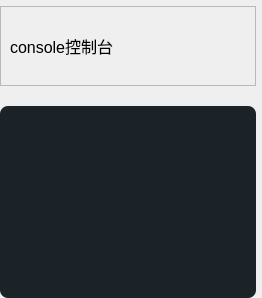
               <widget class="QWidget" name="page_console">
                <layout class="QVBoxLayout" name="verticalLayout_13">
                 <property name="spacing">
                  <number>20</number>
                 </property>
                 <property name="leftMargin">
                  <number>0</number>
                 </property>
                 <property name="topMargin">
                  <number>6</number>
                 </property>
                 <property name="rightMargin">
                  <number>6</number>
                 </property>
                 <property name="bottomMargin">
                  <number>0</number>
                 </property>
                 <item>
                  <widget class="QFrame" name="frame_8">
                   <property name="frameShape">
                    <enum>QFrame::Shape::StyledPanel</enum>
                   </property>
                   <property name="frameShadow">
                    <enum>QFrame::Shadow::Raised</enum>
                   </property>
                   <layout class="QHBoxLayout" name="horizontalLayout_8">
                    <item>
                     <widget class="QLabel" name="label">
                      <property name="minimumSize">
                       <size>
                        <width>0</width>
                        <height>60</height>
                       </size>
                      </property>
                      <property name="maximumSize">
                       <size>
                        <width>16777215</width>
                        <height>60</height>
                       </size>
                      </property>
                      <property name="text">
                       <string>&lt;html&gt;&lt;head/&gt;&lt;body&gt;&lt;p&gt;&lt;span style=&quot; font-size:12pt;&quot;&gt;console控制台&lt;/span&gt;&lt;/p&gt;&lt;/body&gt;&lt;/html&gt;</string>
                      </property>
                     </widget>
                    </item>
                   </layout>
                  </widget>
                 </item>
                 <item>
                  <widget class="QPlainTextEdit" name="console">
                   <property name="styleSheet">
                    <string notr="true">color: rgb(221, 221, 221);
font: 10pt &quot;微软雅黑&quot;;
background-color:rgb(27,34,40);
border-radius: 8px;</string>
                   </property>
                   <property name="readOnly">
                    <bool>false</bool>
                   </property>
                   <property name="plainText">
                    <string/>
                   </property>
                   <property name="textInteractionFlags">
                    <set>Qt::TextInteractionFlag::TextEditorInteraction</set>
                   </property>
                  </widget>
                 </item>
                </layout>
               </widget>
